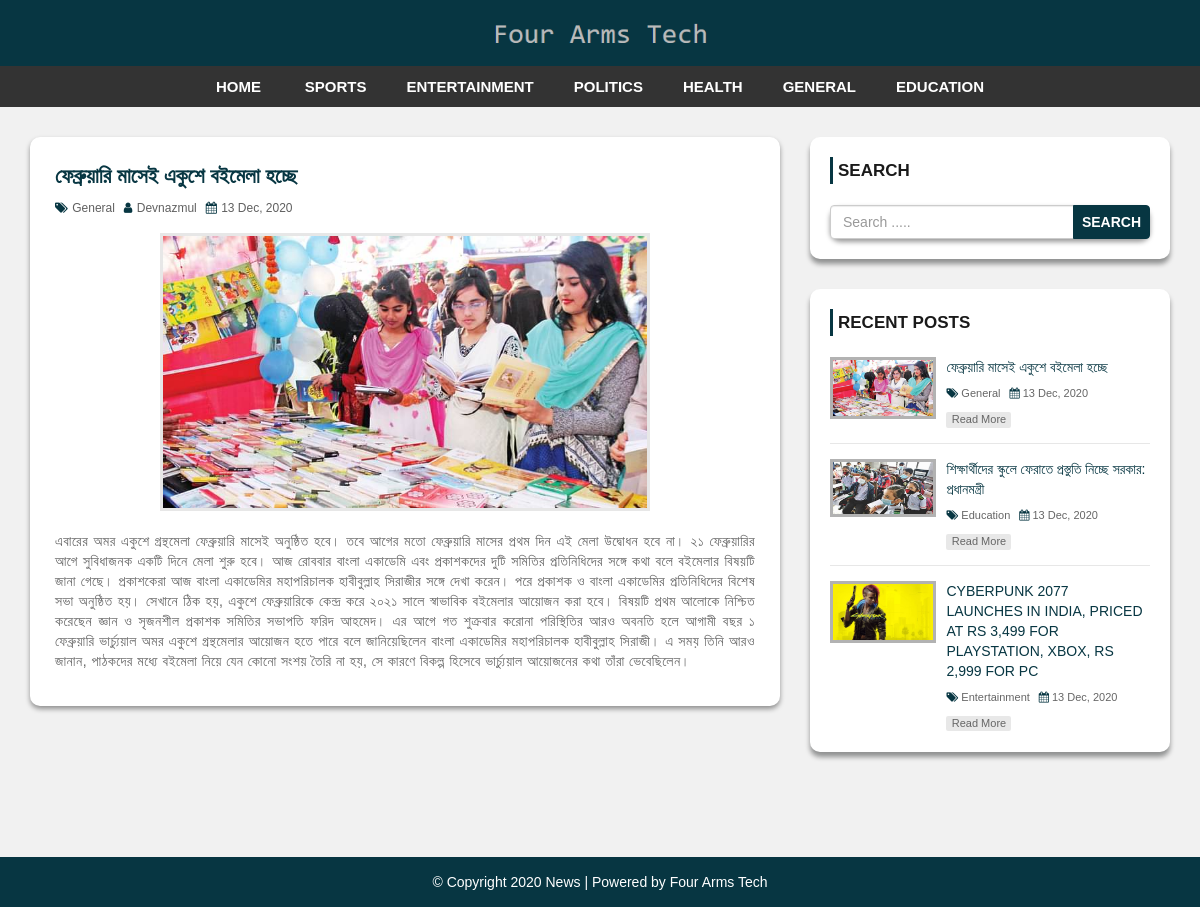
The page /single.php?id=45 on the database its author committed.
### tables this page shows
CREATE TABLE `settings` (
  `id` int(11) NOT NULL,
  `websitename` varchar(60) NOT NULL,
  `logo` varchar(50) NOT NULL,
  `footerdesc` varchar(255) NOT NULL
);

CREATE TABLE `category` (
  `category_id` int(11) NOT NULL,
  `category_name` varchar(100) NOT NULL,
  `post` int(11) NOT NULL DEFAULT 0
);

CREATE TABLE `post` (
  `post_id` int(11) NOT NULL,
  `title` varchar(100) NOT NULL,
  `description` text NOT NULL,
  `category` varchar(100) NOT NULL,
  `post_date` varchar(50) NOT NULL,
  `author` int(11) NOT NULL,
  `post_img` varchar(100) NOT NULL
);

CREATE TABLE `user` (
  `user_id` int(10) UNSIGNED NOT NULL,
  `first_name` varchar(30) NOT NULL,
  `last_name` varchar(30) NOT NULL,
  `username` varchar(30) DEFAULT NULL,
  `password` varchar(40) DEFAULT NULL,
  `role` int(11) NOT NULL
);

### config.php (called while the page is built, shortened)
<?php
$hostname = "http://localhost/limon.com/news-site";
?>

### single.php (the view)
<?php include 'header.php'; ?>
    <div id="main-content">
        <div class="container">
            <div class="row">
                <div class="col-md-8">
                    <div class="post-container">
                      <?php
                        include "config.php";
                        $post_id = $_GET['id'];
                        $sql = "SELECT post.post_id, post.title, post.description,post.post_date,post.author,
                        category.category_name,user.username,post.category,post.post_img FROM post
                        LEFT JOIN category ON post.category = category.category_id
                        LEFT JOIN user ON post.author = user.user_id
                        WHERE post.post_id = {$post_id}";
                        $result = mysqli_query($conn, $sql) or die("Query Failed.");
                        if(mysqli_num_rows($result) > 0){
                          while($row = mysqli_fetch_assoc($result)) {
                      ?>
                        <div class="post-content single-post">
                            <h3><?php echo $row['title']; ?></h3>
                            <div class="post-information">
                                <span>
                                    <i class="fa fa-tags" aria-hidden="true"></i>
                                    <a href='category.php?cid=<?php echo $row['category']; ?>'><?php echo $row['category_name']; ?></a>
                                </span>
                                <span>
                                    <i class="fa fa-user" aria-hidden="true"></i>
                                    <a href='author.php?aid=<?php echo $row['author']; ?>'><?php echo $row['username']; ?></a>
                                </span>
                                <span>
                                    <i class="fa fa-calendar" aria-hidden="true"></i>
                                    <?php echo $row['post_date']; ?>
                                </span>
                            </div>
                            <img class="single-feature-image" src="admin/upload/<?php echo $row['post_img']; ?>" alt=""/>
                            <p class="description">
                                <?php echo $row['description']; ?>
                            </p>
                        </div>
                        <?php
                          }
                        }else{
                          echo "<h2>No Record Found.</h2>";
                        }
                        ?>
                    </div>
                </div>
                <?php include 'sidebar.php'; ?>
            </div>
        </div>
    </div>
<?php include 'footer.php'; ?>

### header.php (shortened to what this page needs)
<?php
  include "config.php";
?>
<!DOCTYPE html>
<html lang="en">
<head>
    <link rel="stylesheet" href="css/bootstrap.min.css" />
    <link rel="stylesheet" href="css/font-awesome.css">
    <link rel="stylesheet" href="css/style.css">
</head>
<body>
<div id="header">
    <div class="container">
        <div class="row">
            <div class=" col-md-offset-4 col-md-4">
              <?php
                include "config.php";
                $sql = "SELECT * FROM settings";
                $result = mysqli_query($conn, $sql) or die("Query Failed.");
                if(mysqli_num_rows($result) > 0){
                  while($row = mysqli_fetch_assoc($result)) {
                    if($row['logo'] == ""){
                      echo '<a href="index.php"><h1>'.$row['websitename'].'</h1></a>';
                    }else{
                      echo '<a href="index.php" id="logo"><img src="admin/images/'. $row['logo'] .'"></a>';
                    }
                  }
                }
                ?>
            </div>
        </div>
    </div>
</div>
<div id="menu-bar">
    <div class="container">
        <div class="row">
            <div class="col-md-12">
              <?php
                include "config.php";
                $sql = "SELECT * FROM category WHERE post > 0";
                $result = mysqli_query($conn, $sql) or die("Query Failed. : Category");
                if(mysqli_num_rows($result) > 0){
                  $active = "";
              ?>
                <ul class='menu'>
                  <li><a href='<?php echo $hostname; ?>'>Home</a></li>
                  <?php while($row = mysqli_fetch_assoc($result)) {
                    echo "<li><a class='{$active}' href='category.php?cid={$row['category_id']}'>{$row['category_name']}</a></li>";
                  } ?>
                </ul>
                <?php } ?>
            </div>
        </div>
    </div>
</div>

### sidebar.php
<div id="sidebar" class="col-md-4">
    <div class="search-box-container">
        <h4>Search</h4>
        <form class="search-post" action="search.php" method ="GET">
            <div class="input-group">
                <input type="text" name="search" class="form-control" placeholder="Search .....">
                <span class="input-group-btn">
                    <button type="submit" class="btn btn-danger">Search</button>
                </span>
            </div>
        </form>
    </div>
    <div class="recent-post-container">
        <h4>Recent Posts</h4>
        <?php
        include "config.php";
        $limit = 3;
        $sql = "SELECT post.post_id, post.title, post.post_date,
        category.category_name,post.category,post.post_img FROM post
        LEFT JOIN category ON post.category = category.category_id
        ORDER BY post.post_id DESC LIMIT {$limit}";
        $result = mysqli_query($conn, $sql) or die("Query Failed. : Recent Post");
        if(mysqli_num_rows($result) > 0){
          while($row = mysqli_fetch_assoc($result)) {
      ?>
        <div class="recent-post">
            <a class="post-img" href="single.php?id=<?php echo $row['post_id']; ?>">
                <img src="admin/upload/<?php echo $row['post_img']; ?>" alt=""/>
            </a>
            <div class="post-content">
                <h5><a href="single.php?id=<?php echo $row['post_id']; ?>"><?php echo $row['title']; ?></a></h5>
                <span>
                    <i class="fa fa-tags" aria-hidden="true"></i>
                    <a href='category.php?cid=<?php echo $row['category']; ?>'><?php echo $row['category_name']; ?></a>
                </span>
                <span>
                    <i class="fa fa-calendar" aria-hidden="true"></i>
                    <?php echo $row['post_date']; ?>
                </span>
                <a class="read-more" href="single.php?id=<?php echo $row['post_id']; ?>">read more</a>
            </div>
        </div>
    <?php
      }
    }
    ?>
    </div>
</div>

### footer.php
<div id ="footer">
    <div class="container">
        <div class="row">
            <div class="col-md-12">
              <?php
                include "config.php";
                $sql = "SELECT * FROM settings";
                $result = mysqli_query($conn, $sql) or die("Query Failed.");
                if(mysqli_num_rows($result) > 0){
                  while($row = mysqli_fetch_assoc($result)) {
              ?>
                <span><?php echo $row['footerdesc']; ?></span>
              <?php
                }
              }
              ?>
            </div>
        </div>
    </div>
</div>
</body>
</html>

### css/style.css (style rules this page uses)
body { background: #f1f1f1; font-family: sans-serif,arial,Helvetica; }
a, a:hover, a:focus { text-decoration: none; outline: none; }
ul { margin:0; padding:0; list-style:none; }
form { background: #fff; padding: 25px; box-shadow:0 3px 5px rgba(0, 0, 0, 0.4); border-radius: 10px; }
#header { background: #073642; text-align: center; padding: 15px; }
#logo { display: inline-block; width: 65%; }
#logo img { width: 100%; }
#menu-bar { background: #333; text-align: center; }
#menu-bar .menu > li { display: inline-block; }
.menu > li > a { padding: 10px 20px; display: block; text-transform: uppercase; color: #fff; font-size: 15px; font-weight:600; transition:all 0.5s ease 0s; }
#main-content { padding: 30px 0; min-height: 750px; }
#main-content .post-container { background-color: #fff; padding: 25px; box-shadow: 0 3px 5px rgba(0, 0, 0, 0.4); border-radius: 10px; }
#main-content .post-content { border-bottom: 1px solid #d1d1d1; padding: 0 0 30px; margin-bottom:30px; }
#main-content .post-content img { width: 100%; }
#main-content .post-content h3 { font-size: 21px; line-height: 28px; font-weight: 600; margin: 0 0 7px; }
#main-content .post-content .post-information span { color: #606060; font-size: 12px; text-transform: capitalize; margin: 0 5px 5px 0; display: inline-block; }
#main-content .post-content .post-information i { color: #073642; margin-right: 1px; }
#main-content .post-content .post-information a { color: #606060; text-decoration: none; }
#main-content .post-content p, #main-content .single-post p { color: #666; font-size: 14px; letter-spacing: 0.5px; margin:0 0 10px; }
#main-content .post-content a.read-more { color: #fff; background-color: #073642; font-size: 12px; text-transform: capitalize; padding: 3px 8px; border-radius: 2px; transition: all 0.3s; }
#main-content .single-post { border: none; margin-bottom: 0; padding-bottom: 0; }
#main-content .single-post h3 { color: #073642; }
#main-content .single-post .post-information { margin: 0 0 10px; }
#main-content .single-post p { text-align: justify; }
#main-content .single-post img.single-feature-image { width: 70%; margin: 0 auto 20px; display: block; border: 3px solid #e7e7e7; }
i.fa { color:#222; }
#sidebar h4 { color: #1A1A1A; font-size: 17px; line-height: 27px; font-weight:600; text-transform: uppercase; padding: 0 0 0 5px; margin: 0 0 21px; border-left: 3px solid #073642; }
#sidebar .search-box-container { background-color: #fff; padding: 20px; margin: 0 0 30px; box-shadow: 0 5px 5px rgba(0, 5, 5, 0.4); border-radius: 10px; }
#sidebar .search-post { padding: 0; }
#sidebar .search-post input { color: #606060; }
#sidebar .search-post .btn { font-weight: 600; text-transform: uppercase; padding: 6px 8px; background-color: #073642; border-color: #073642; outline: none; }
#sidebar .recent-post-container { padding: 20px; background: #fff; box-shadow: 0 5px 5px rgba(0, 5, 5, 0.4); border-radius: 10px; }
#sidebar .recent-post { border-bottom: 1px solid #e7e7e7; padding: 0 0 15px; margin: 0 0 15px; }
#sidebar .recent-post:last-child { margin: 0; padding: 0; border: none; }
#sidebar .recent-post .post-img { display: inline-block; width: 33%; border: 3px solid rgba(0,0,0,0.3); vertical-align: top; transition: border .3s; }
#sidebar .recent-post .post-img img { width: 100%; }
#sidebar .recent-post .post-content { width: 65%; display: inline-block; border: none; padding: 0 0 0 7px; margin: 0; }
#sidebar .recent-post h5 { font-size: 14px; line-height: 20px; margin: 0 0 5px; }
#sidebar .recent-post h5 a { color: #073642; }
#sidebar .recent-post span { color: #666; font-size: 11px; display: inline-block; margin: 0 5px 10px 0; }
#sidebar .recent-post span a { color: #666; }
#sidebar .recent-post span i { color: #073642; }
#sidebar .recent-post a.read-more { color: #666; background-color: rgba(0,0,0,0.09); width: 65px; font-size: 11px; text-align: center; padding: 0; display: block; transition: all 0.3s; }
#footer { color: #fff; padding:15px 0; text-align:center; background-color:#073642; }
#footer a { color:#fff; }

### rows shown on the page
settings: logo (picture), footerdesc "© Copyright 2020 News | Powered by Four Arms Tech"
category: category_name "SPORTS"
category: category_name "ENTERTAINMENT"
category: category_name "POLITICS"
category: category_name "HEALTH"
category: category_name "GENERAL"
category: category_name "EDUCATION"
post: title "ফেব্রুয়ারি মাসেই একুশে বইমেলা হচ্ছে", category.category_name "General", user.username "Devnazmul", post_date "13 Dec, 2020", post_img (picture), description "এবারের অমর একুশে গ্রন্থমেলা ফেব্রুয়ারি মাসেই অনুষ্ঠিত হবে। তবে আগের মতো ফেব্রুয়ারি মাসের প্রথম দিন এই মেলা উদ্বোধন হবে না। ২১ ফেব্রুয়ারির আগে সুবিধাজনক একটি দিনে মেলা শুরু হবে। আজ রোববার বাংলা একাডেমি এবং প্রকাশকদের দুটি সমিতির প্রতিনিধিদের সঙ্গে কথা বলে বইমেলার বিষয়টি জানা গেছে। প্রকাশকেরা আজ বাংলা একাডেমির মহাপরিচালক হাবীবুল্লাহ সিরাজীর সঙ্গে দেখা করেন। পরে প্রকাশক ও বাংলা একাডেমির প্রতিনিধিদের বিশেষ সভা অনুষ্ঠিত হয়। সেখানে ঠিক হয়, একুশে ফেব্রুয়ারিকে কেন্দ্র করে ২০২১ সালে স্বাভাবিক বইমেলার আয়োজন করা হবে। বিষয়টি প্রথম আলোকে নিশ্চিত করেছেন জ্ঞান ও সৃজনশীল প্রকাশক সমিতির সভাপতি ফরিদ আহমেদ। এর আগে গত শুক্রবার করোনা পরিস্থিতির আরও অবনতি হলে আগামী বছর ১ ফেব্রুয়ারি ভার্চ্যুয়াল অমর একুশে…"
post: post_img (picture), title "শিক্ষার্থীদের স্কুলে ফেরাতে প্রস্তুতি নিচ্ছে সরকার: প্রধানমন্ত্রী", category.category_name "Education", post_date "13 Dec, 2020"
post: post_img (picture), title "CYBERPUNK 2077 LAUNCHES IN INDIA, PRICED AT RS 3,499 FOR PLAYSTATION, XBOX, RS 2,999 FOR PC", category.category_name "Entertainment", post_date "13 Dec, 2020"
